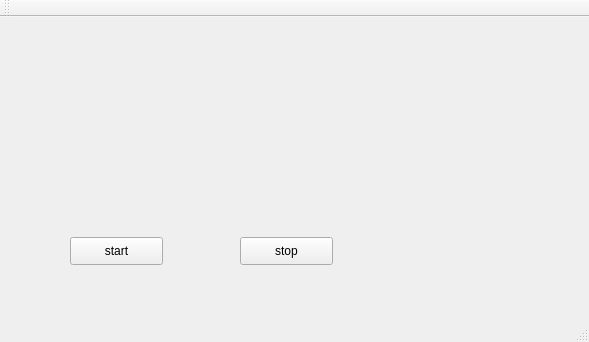
<?xml version="1.0" encoding="UTF-8"?>
<ui version="4.0">
 <class>MainWindow</class>
 <widget class="QMainWindow" name="MainWindow">
  <property name="geometry">
   <rect>
    <x>0</x>
    <y>0</y>
    <width>589</width>
    <height>342</height>
   </rect>
  </property>
  <property name="windowTitle">
   <string>MainWindow</string>
  </property>
  <widget class="QWidget" name="centralWidget">
   <widget class="QLabel" name="label">
    <property name="geometry">
     <rect>
      <x>80</x>
      <y>30</y>
      <width>421</width>
      <height>81</height>
     </rect>
    </property>
    <property name="font">
     <font>
      <family>Consolas</family>
      <pointsize>26</pointsize>
     </font>
    </property>
    <property name="text">
     <string/>
    </property>
   </widget>
   <widget class="QLabel" name="label_2">
    <property name="geometry">
     <rect>
      <x>70</x>
      <y>140</y>
      <width>201</width>
      <height>61</height>
     </rect>
    </property>
    <property name="text">
     <string/>
    </property>
   </widget>
   <widget class="QPushButton" name="pushButton">
    <property name="geometry">
     <rect>
      <x>70</x>
      <y>220</y>
      <width>93</width>
      <height>28</height>
     </rect>
    </property>
    <property name="text">
     <string>start</string>
    </property>
   </widget>
   <widget class="QPushButton" name="pushButton_2">
    <property name="geometry">
     <rect>
      <x>240</x>
      <y>220</y>
      <width>93</width>
      <height>28</height>
     </rect>
    </property>
    <property name="text">
     <string>stop</string>
    </property>
   </widget>
  </widget>
  <widget class="QMenuBar" name="menuBar">
   <property name="geometry">
    <rect>
     <x>0</x>
     <y>0</y>
     <width>589</width>
     <height>26</height>
    </rect>
   </property>
  </widget>
  <widget class="QToolBar" name="mainToolBar">
   <attribute name="toolBarArea">
    <enum>TopToolBarArea</enum>
   </attribute>
   <attribute name="toolBarBreak">
    <bool>false</bool>
   </attribute>
  </widget>
  <widget class="QStatusBar" name="statusBar"/>
 </widget>
 <layoutdefault spacing="6" margin="11"/>
 <resources/>
 <connections/>
</ui>
